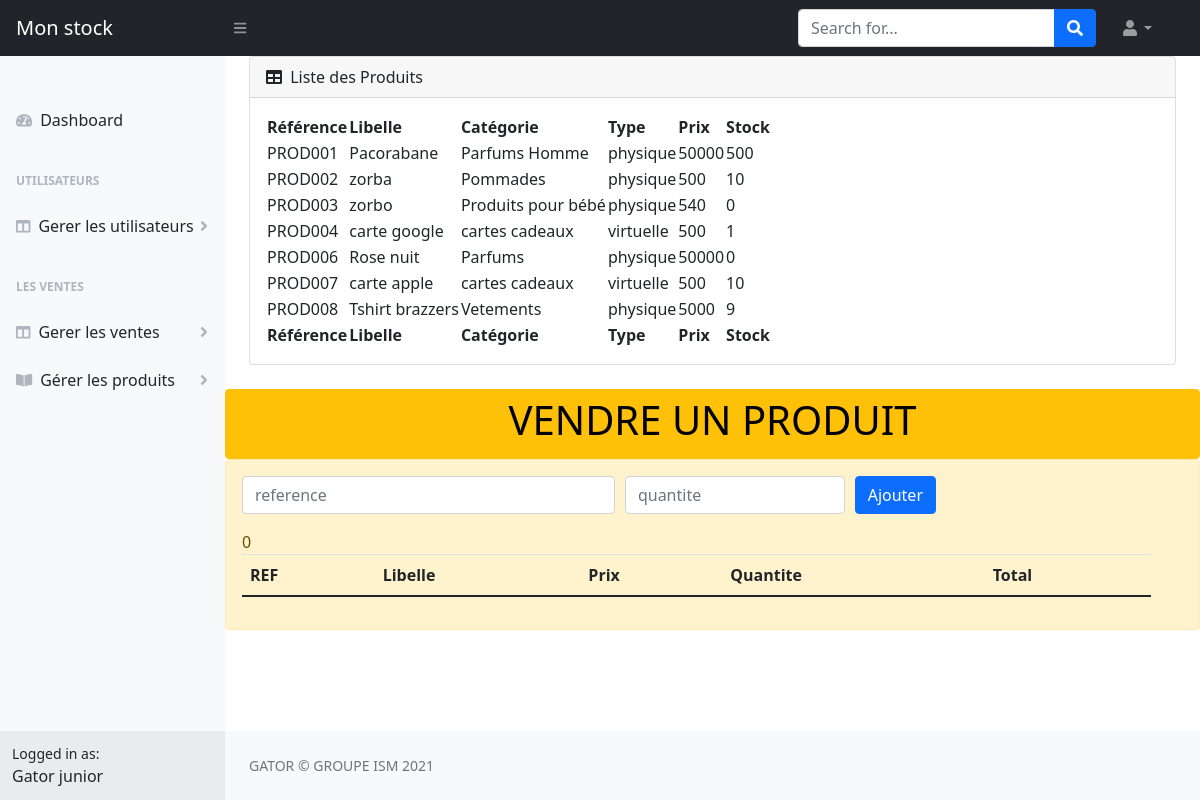
The page /commande/addCommande (signed in) on the database its author committed.
### tables this page shows
CREATE TABLE IF NOT EXISTS `produit` (
  `id_produit` int(11) NOT NULL AUTO_INCREMENT,
  `libelle_produit` varchar(255) NOT NULL,
  `stock` int(11) DEFAULT NULL,
  `categorie_id` int(11) DEFAULT NULL,
  `type` varchar(30) NOT NULL,
  `ref_produit` varchar(255) DEFAULT NULL,
  `prix` int(11) DEFAULT NULL,
  PRIMARY KEY (`id_produit`),
  UNIQUE KEY `produit_libelle_uindex` (`libelle_produit`)
);

CREATE TABLE IF NOT EXISTS `categorie` (
  `id_categorie` int(11) NOT NULL AUTO_INCREMENT,
  `ref` varchar(100) NOT NULL,
  `libelle_categorie` varchar(255) NOT NULL,
  `status_categorie` varchar(100) NOT NULL,
  PRIMARY KEY (`id_categorie`),
  UNIQUE KEY `libelle` (`libelle_categorie`)
);

### lib/AbstractController.php (called while the page is built, shortened)
<?php
abstract  class AbstractController
{
    public function render(string $view="security/visiteur", array $data=[]){
        extract($data);
        require_once(ROOT_VIEWS.$view.".html.php");
    }
}

### controllers/CommandeController.php (called while the page is built, shortened)
<?php
class CommandeController extends \gestion\lib\AbstractController
{
    public function addCommande(Request $request){
        $model_produit= new ProduitModel();
        $form = new Formulaire();
        $data_produit= $model_produit->selectAll();
        $this->render("commande/new.commande",["produits" => $data_produit,"form"=>$form]);
    }
}

### public/index.php (called while the page is built, shortened)
<?php
$router = new Router();
$router-> resolve();

### lib/Database.php (called while the page is built, shortened)
<?php
class DataBase {
    private $pdo;
   public function __construct(){
        $dsn = 'mysql:dbname=gestionStock;host=localhost';
        $user = 'root';
        $password = '';
        try {
            $this->pdo = new \PDO($dsn, $user, $password);
            $this->pdo->exec("SET NAMES utf8");
            $this->pdo->setAttribute(\PDO::ATTR_ERRMODE, \PDO::ERRMODE_EXCEPTION);
            $this->pdo->setAttribute(\PDO::ATTR_DEFAULT_FETCH_MODE,\PDO::FETCH_ASSOC);
        } catch (\Exception $ex) {
             Response::redirectUrl("error/error_conexion");
        }
    }
    public function closeConnection(){
        $this->pdo = null;
    }
    public function executeSelect(string $sql,array $data=[],bool $single=false):array{
        $stm=$this->pdo->prepare($sql);
        $stm->execute($data);
        if($single){
            $result=$stm->fetch();
        }else{
            $result=$stm->fetchAll();
        }
        return [
            "data"=>$result,
            "count" => $stm->rowCount()
        ];
    }
}
?>

### lib/AbstractModel.php (called while the page is built, shortened)
<?php
abstract class  AbstractModel implements IModel {
    private DataBase $dataBase;
    public function __construct(){
        $this->dataBase= new DataBase();
    }
    public function selectBy(string $sql ,array $data=[],bool $single=false):array{
        return $this->dataBase->executeSelect($sql, $data, $single);
    }
}
?>

### models/ProduitModel.php (called while the page is built, shortened)
<?php
class ProduitModel extends AbstractModel
{
    public function __construct() {
        $this->tableName = "produit";
    }
    public function selectAll():array {
        $sql="SELECT * FROM $this->tableName a ,categorie b WHERE a.categorie_id = b.id_categorie ";
        $result=$this->selectBy($sql);
        return $result["data"];
    }
}

### views/commande/new.commande.html.php (the view, shortened to what this page needs)
<div class="container-fluid px-4">
    <div class="card mb-4">
        <div class="card-header">
            <i class="fas fa-table me-1"></i>
            Liste des Produits
        </div>
        <div class="card-body">
            <table id="datatablesSimple">
                <thead>
                <tr>
                    <th>Référence</th>
                    <th>Libelle</th>
                    <th>Catégorie</th>
                    <th>Type</th>
                    <th>Prix</th>
                    <th>Stock</th>
                </tr>
                </thead>
                <tfoot>
                <tr>
                    <th>Référence</th>
                    <th>Libelle</th>
                    <th>Catégorie</th>
                    <th>Type</th>
                    <th>Prix</th>
                    <th>Stock</th>
                </tr>
                </tfoot>
                <tbody>
                <?php foreach($produits as $prod): ?>
                    <tr>
                        <td><?= $prod['ref_produit'] ?></td>
                        <td><?= $prod['libelle_produit'] ?></td>
                        <td><?= $prod['libelle_categorie'] ?></td>
                        <td><?= $prod['type'] ?></td>
                        <td><?= $prod['prix'] ?></td>
                        <td><?= $prod['stock'] ?></td>
                    </tr>
                <?php endforeach; ?>
                </tbody>
            </table>
        </div>
    </div>
</div>
<button class="btn btn-warning col-12"><h1 class="text-center "> VENDRE UN PRODUIT</h1> </button>
<div class="alert alert-dismissible alert-warning text-align-center ">
    <form action="<?php path('commande/addCommande');?>" method="post" >
        <div class="form-row">
            <div class="form-group col-md-5">
            </div>
            <div class="form-group col-md-3">
            </div>
            <div class="form-group col-md-2">
                <button type="submit"  class="btn btn-primary">Ajouter</button>
            </div>
        </div>
    </form>
    <table class="table">
        <thead>
        <tr>
            <th scope="col">REF</th>
            <th scope="col">Libelle</th>
            <th scope="col">Prix</th>
            <th scope="col">Quantite</th>
            <th scope="col">Total</th>
        </tr>
        </thead>
    </table>
</div>

### rows shown on the page
produit: ref_produit "PROD001", libelle_produit "Pacorabane", categorie.libelle_categorie "Parfums Homme", type "physique", prix "50000", stock "500"
produit: ref_produit "PROD002", libelle_produit "zorba", categorie.libelle_categorie "Pommades", type "physique", prix "500", stock "10"
produit: ref_produit "PROD003", libelle_produit "zorbo", categorie.libelle_categorie "Produits pour bébé", type "physique", prix "540", stock "0"
produit: ref_produit "PROD004", libelle_produit "carte google", categorie.libelle_categorie "cartes cadeaux", type "virtuelle", prix "500", stock "1"
produit: ref_produit "PROD006", libelle_produit "Rose nuit", categorie.libelle_categorie "Parfums", type "physique", prix "50000", stock "0"
produit: ref_produit "PROD007", libelle_produit "carte apple", categorie.libelle_categorie "cartes cadeaux", type "virtuelle", prix "500", stock "10"
produit: ref_produit "PROD008", libelle_produit "Tshirt brazzers", categorie.libelle_categorie "Vetements", type "physique", prix "5000", stock "9"

### other values the page prints
$user['nom'] "Gator"
$user['prenom'] "junior"
